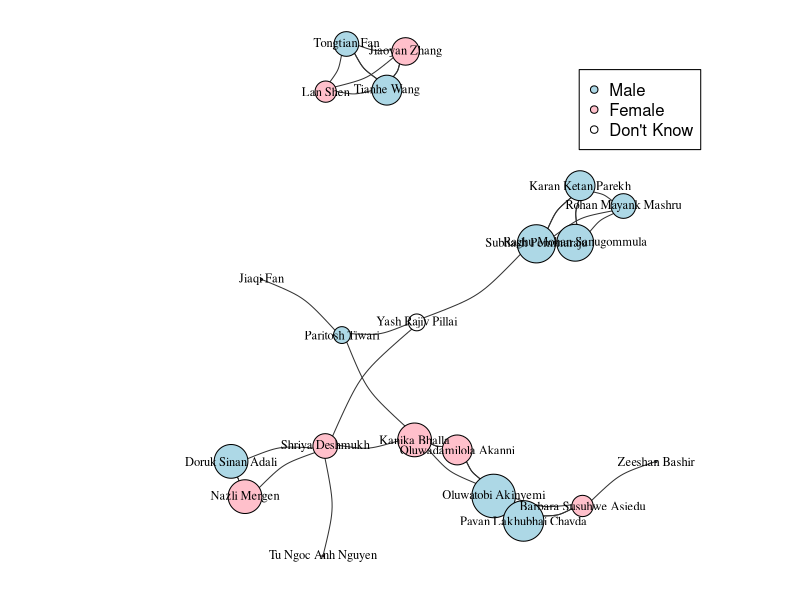
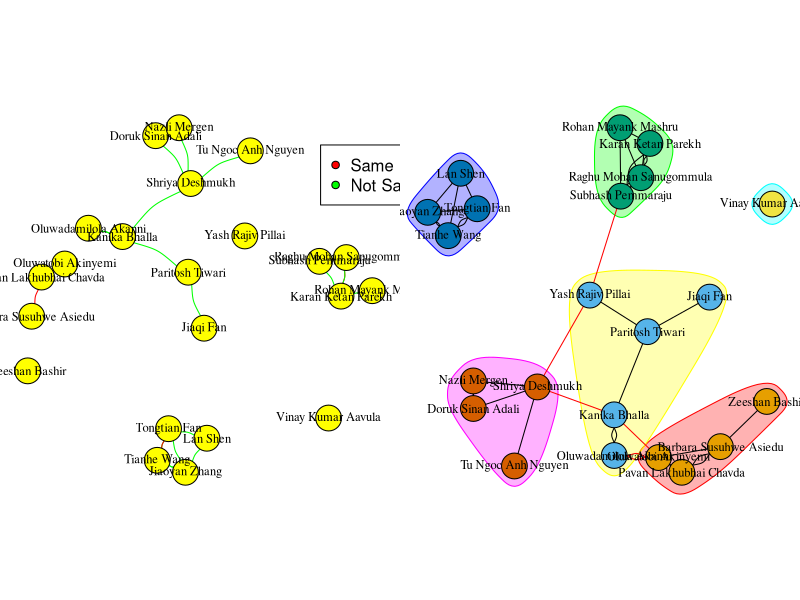

The R source for these figures, in order:
library(igraph)
library(cluster)
library(ggplot2)
setwd("/Users/tianhewang/Desktop/ANLY512/Assignment5")

nodes <- read.csv("nodes.csv", quote = "\"", header = TRUE)
edges <- read.csv("edges.csv", quote = "\"", header = TRUE)
g1 <-graph_from_data_frame(d=edges, vertices=nodes, directed=FALSE)
g2 <-graph_from_data_frame(d=edges, vertices=nodes, directed=FALSE)
g3 <-graph_from_data_frame(d=edges, vertices=nodes, directed=FALSE)

#par(mar=c(0, 0, 0, 0))
#plot(g,
#     vertex.color = "grey", # change color of nodes
#     vertex.label.color = "black", # change color of labels
#     vertex.label.cex = .75, # change size of labels to 75% of original size
#     edge.curved=.25, # add a 25% curve to the edges
#     edge.color="grey20") # change edge color to grey

V(g1)$size <- log(strength(g1)) * 6
par(mar=c(0, 0, 0, 0))
V(g1)$color <- NA
V(g1)$color <- ifelse(V(g1)$sex == "Male", "lightblue", "pink")
plot(g1,
     vertex.label.color = "black", # change color of labels
     vertex.label.cex = .75, # change size of labels to 75% of original size
     edge.curved=.25, # add a 25% curve to the edges
     #layout=layout_in_circle, main="Circle",
     edge.color="grey20") # change edge color to grey
legend(x = 0.7, y = 0.9, legend = c("Male", "Female", "Don't Know"),
       pch = 21, pt.bg = c("lightblue", "pink", "white"))

par(mfrow=c(1,2))
set.seed(777)
fr <- layout_with_fr(g2, niter=1000)
E(g2)$color <- NA
E(g2)$color <- ifelse(E(g2)$sf == "Yes", "red", "green")
                      #ifelse(E(g2)$sf == "No", "green", "black"))
plot(g2, layout=fr,
     vertex.color = "yellow",
     vertex.label.color = "black", # change color of labels
     vertex.label.cex = .75, # change size of labels to 75% of original size
     edge.curved=.25) # add a 25% curve to the edges

legend(x = 0.7, y = 0.9, legend = c("Same Industry", "Not Same Industry"),
       pch = 21, pt.bg = c("red", "green"))


par(mar=c(0, 0, 0, 0))
set.seed(3545)
# Community detection (by optimizing modularity over partitions):
clp <- cluster_optimal(g3)
class(clp)

# Community detection returns an object of class "communities" 
# which igraph knows how to plot: 
plot(clp, g3,
     vertex.label.color = "black",
     vertex.label.cex = .75)

#####################
bet <- betweenness(g3)